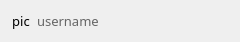
<?xml version="1.0" encoding="UTF-8"?>
<ui version="4.0">
 <class>MemberItemWidget</class>
 <widget class="QWidget" name="MemberItemWidget">
  <property name="geometry">
   <rect>
    <x>0</x>
    <y>0</y>
    <width>240</width>
    <height>41</height>
   </rect>
  </property>
  <property name="windowTitle">
   <string>Form</string>
  </property>
  <layout class="QHBoxLayout" name="horizontalLayout">
   <item>
    <widget class="QLabel" name="user_pic">
     <property name="minimumSize">
      <size>
       <width>20</width>
       <height>20</height>
      </size>
     </property>
     <property name="maximumSize">
      <size>
       <width>20</width>
       <height>20</height>
      </size>
     </property>
     <property name="font">
      <font>
       <family>微软雅黑</family>
       <pointsize>10</pointsize>
      </font>
     </property>
     <property name="styleSheet">
      <string notr="true">background: none;</string>
     </property>
     <property name="text">
      <string>pic</string>
     </property>
     <property name="scaledContents">
      <bool>true</bool>
     </property>
     <property name="alignment">
      <set>Qt::AlignCenter</set>
     </property>
    </widget>
   </item>
   <item>
    <widget class="QLabel" name="username_text">
     <property name="font">
      <font>
       <family>微软雅黑</family>
       <pointsize>10</pointsize>
      </font>
     </property>
     <property name="styleSheet">
      <string notr="true">QLabel {
	color: #666666;
	background: none;
}</string>
     </property>
     <property name="text">
      <string>username</string>
     </property>
     <property name="alignment">
      <set>Qt::AlignLeading|Qt::AlignLeft|Qt::AlignVCenter</set>
     </property>
    </widget>
   </item>
   <item>
    <widget class="QLabel" name="uid_text">
     <property name="maximumSize">
      <size>
       <width>0</width>
       <height>16777215</height>
      </size>
     </property>
     <property name="text">
      <string>uid</string>
     </property>
    </widget>
   </item>
   <item>
    <widget class="QLabel" name="status_pic">
     <property name="minimumSize">
      <size>
       <width>10</width>
       <height>10</height>
      </size>
     </property>
     <property name="maximumSize">
      <size>
       <width>10</width>
       <height>10</height>
      </size>
     </property>
     <property name="font">
      <font>
       <family>微软雅黑</family>
       <pointsize>10</pointsize>
      </font>
     </property>
     <property name="styleSheet">
      <string notr="true">background: none;</string>
     </property>
     <property name="text">
      <string/>
     </property>
     <property name="scaledContents">
      <bool>true</bool>
     </property>
     <property name="alignment">
      <set>Qt::AlignCenter</set>
     </property>
    </widget>
   </item>
  </layout>
 </widget>
 <resources>
  <include location="../../Status.qrc"/>
 </resources>
 <connections/>
</ui>
